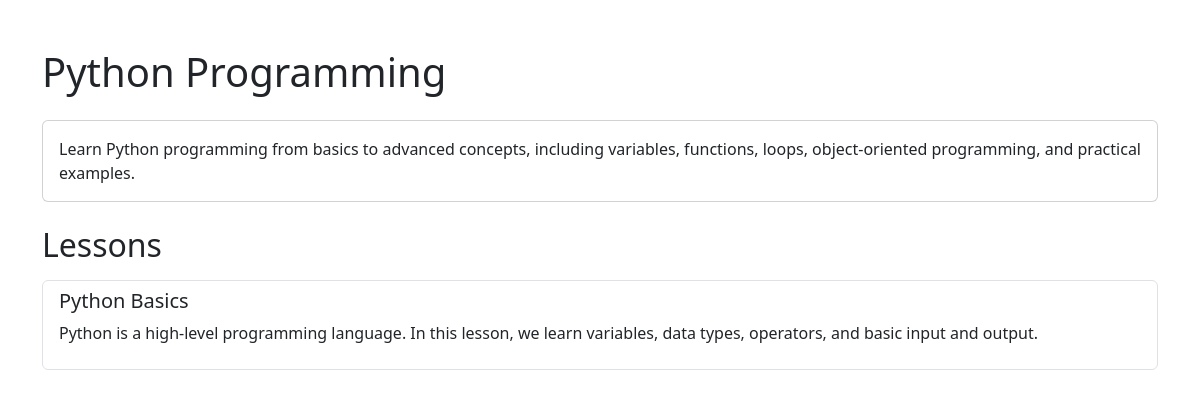
The app's page /course/1/ with its own data.
### onlinecourseapp/models.py (models this page shows, shortened)
class Course(models.Model):
    name = models.CharField(max_length=100)
    description = models.TextField()
    instructor = models.ForeignKey(
        Instructor,
        on_delete=models.CASCADE
    )

class Lesson(models.Model):
    course = models.ForeignKey(
        Course,
        on_delete=models.CASCADE
    )
    title = models.CharField(max_length=200)
    content = models.TextField()

### onlinecourseapp/views.py (the view)
def course_details(request, course_id):
    course = get_object_or_404(Course, id=course_id)
    return render(
        request,
        'onlinecourseapp/course_details_bootstrap.html',
        {'course': course}
    )

### onlinecourseapp/templates/onlinecourseapp/course_details_bootstrap.html (shortened to what this page needs)
<!DOCTYPE html>
<html lang="en">
<head>
    <link href="https://cdn.jsdelivr.net/npm/bootstrap@5.3.3/dist/css/bootstrap.min.css"
          rel="stylesheet">
</head>
<body>
<div class="container mt-5">
    <h1 class="mb-4">{{ course.name }}</h1>
    <div class="card mb-4">
        <div class="card-body">
            <p class="card-text">{{ course.description }}</p>
        </div>
    </div>
    <h2 class="mb-3">Lessons</h2>
    <div class="list-group">
        {% for lesson in course.lesson_set.all %}
        <div class="list-group-item">
            <h5>{{ lesson.title }}</h5>
            <p>{{ lesson.content }}</p>
        </div>
        {% empty %}
        <div class="alert alert-info">
            No lessons available.
        </div>
        {% endfor %}
    </div>
</div>
</body>
</html>

### records on screen
Course: name "Python Programming", description "Learn Python programming from basics to advanced concepts, including variables, functions, loops, object-oriented programming, and practical examples."
Lesson: title "Python Basics", content "Python is a high-level programming language. In this lesson, we learn variables, data types, operators, and basic input and output."
